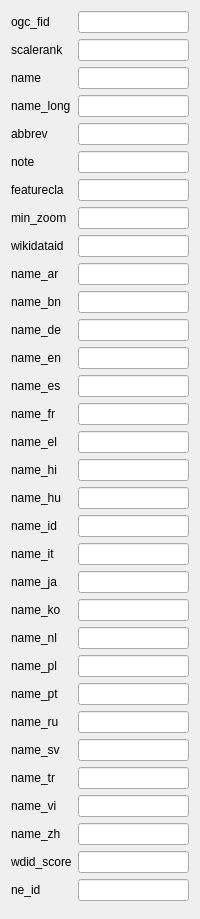
<ui version="4.0"><widget class="QWidget"><layout class="QGridLayout"><item row="0" column="0"><widget class="QLabel"><property name="text"><string>ogc_fid</string></property></widget></item><item row="0" column="1"><widget name="ogc_fid" class="QLineEdit"><property name="readOnly"><bool>false</bool></property><property name="required"><bool>true</bool></property></widget></item><item row="1" column="0"><widget class="QLabel"><property name="text"><string>scalerank</string></property></widget></item><item row="1" column="1"><widget name="scalerank" class="QLineEdit"><property name="readOnly"><bool>false</bool></property><property name="required"><bool>false</bool></property></widget></item><item row="2" column="0"><widget class="QLabel"><property name="text"><string>name</string></property></widget></item><item row="2" column="1"><widget name="name" class="QLineEdit"><property name="readOnly"><bool>false</bool></property><property name="required"><bool>false</bool></property></widget></item><item row="3" column="0"><widget class="QLabel"><property name="text"><string>name_long</string></property></widget></item><item row="3" column="1"><widget name="name_long" class="QLineEdit"><property name="readOnly"><bool>false</bool></property><property name="required"><bool>false</bool></property></widget></item><item row="4" column="0"><widget class="QLabel"><property name="text"><string>abbrev</string></property></widget></item><item row="4" column="1"><widget name="abbrev" class="QLineEdit"><property name="readOnly"><bool>false</bool></property><property name="required"><bool>false</bool></property></widget></item><item row="5" column="0"><widget class="QLabel"><property name="text"><string>note</string></property></widget></item><item row="5" column="1"><widget name="note" class="QLineEdit"><property name="readOnly"><bool>false</bool></property><property name="required"><bool>false</bool></property></widget></item><item row="6" column="0"><widget class="QLabel"><property name="text"><string>featurecla</string></property></widget></item><item row="6" column="1"><widget name="featurecla" class="QLineEdit"><property name="readOnly"><bool>false</bool></property><property name="required"><bool>false</bool></property></widget></item><item row="7" column="0"><widget class="QLabel"><property name="text"><string>min_zoom</string></property></widget></item><item row="7" column="1"><widget name="min_zoom" class="QLineEdit"><property name="readOnly"><bool>false</bool></property><property name="required"><bool>false</bool></property></widget></item><item row="8" column="0"><widget class="QLabel"><property name="text"><string>wikidataid</string></property></widget></item><item row="8" column="1"><widget name="wikidataid" class="QLineEdit"><property name="readOnly"><bool>false</bool></property><property name="required"><bool>false</bool></property></widget></item><item row="9" column="0"><widget class="QLabel"><property name="text"><string>name_ar</string></property></widget></item><item row="9" column="1"><widget name="name_ar" class="QLineEdit"><property name="readOnly"><bool>false</bool></property><property name="required"><bool>false</bool></property></widget></item><item row="10" column="0"><widget class="QLabel"><property name="text"><string>name_bn</string></property></widget></item><item row="10" column="1"><widget name="name_bn" class="QLineEdit"><property name="readOnly"><bool>false</bool></property><property name="required"><bool>false</bool></property></widget></item><item row="11" column="0"><widget class="QLabel"><property name="text"><string>name_de</string></property></widget></item><item row="11" column="1"><widget name="name_de" class="QLineEdit"><property name="readOnly"><bool>false</bool></property><property name="required"><bool>false</bool></property></widget></item><item row="12" column="0"><widget class="QLabel"><property name="text"><string>name_en</string></property></widget></item><item row="12" column="1"><widget name="name_en" class="QLineEdit"><property name="readOnly"><bool>false</bool></property><property name="required"><bool>false</bool></property></widget></item><item row="13" column="0"><widget class="QLabel"><property name="text"><string>name_es</string></property></widget></item><item row="13" column="1"><widget name="name_es" class="QLineEdit"><property name="readOnly"><bool>false</bool></property><property name="required"><bool>false</bool></property></widget></item><item row="14" column="0"><widget class="QLabel"><property name="text"><string>name_fr</string></property></widget></item><item row="14" column="1"><widget name="name_fr" class="QLineEdit"><property name="readOnly"><bool>false</bool></property><property name="required"><bool>false</bool></property></widget></item><item row="15" column="0"><widget class="QLabel"><property name="text"><string>name_el</string></property></widget></item><item row="15" column="1"><widget name="name_el" class="QLineEdit"><property name="readOnly"><bool>false</bool></property><property name="required"><bool>false</bool></property></widget></item><item row="16" column="0"><widget class="QLabel"><property name="text"><string>name_hi</string></property></widget></item><item row="16" column="1"><widget name="name_hi" class="QLineEdit"><property name="readOnly"><bool>false</bool></property><property name="required"><bool>false</bool></property></widget></item><item row="17" column="0"><widget class="QLabel"><property name="text"><string>name_hu</string></property></widget></item><item row="17" column="1"><widget name="name_hu" class="QLineEdit"><property name="readOnly"><bool>false</bool></property><property name="required"><bool>false</bool></property></widget></item><item row="18" column="0"><widget class="QLabel"><property name="text"><string>name_id</string></property></widget></item><item row="18" column="1"><widget name="name_id" class="QLineEdit"><property name="readOnly"><bool>false</bool></property><property name="required"><bool>false</bool></property></widget></item><item row="19" column="0"><widget class="QLabel"><property name="text"><string>name_it</string></property></widget></item><item row="19" column="1"><widget name="name_it" class="QLineEdit"><property name="readOnly"><bool>false</bool></property><property name="required"><bool>false</bool></property></widget></item><item row="20" column="0"><widget class="QLabel"><property name="text"><string>name_ja</string></property></widget></item><item row="20" column="1"><widget name="name_ja" class="QLineEdit"><property name="readOnly"><bool>false</bool></property><property name="required"><bool>false</bool></property></widget></item><item row="21" column="0"><widget class="QLabel"><property name="text"><string>name_ko</string></property></widget></item><item row="21" column="1"><widget name="name_ko" class="QLineEdit"><property name="readOnly"><bool>false</bool></property><property name="required"><bool>false</bool></property></widget></item><item row="22" column="0"><widget class="QLabel"><property name="text"><string>name_nl</string></property></widget></item><item row="22" column="1"><widget name="name_nl" class="QLineEdit"><property name="readOnly"><bool>false</bool></property><property name="required"><bool>false</bool></property></widget></item><item row="23" column="0"><widget class="QLabel"><property name="text"><string>name_pl</string></property></widget></item><item row="23" column="1"><widget name="name_pl" class="QLineEdit"><property name="readOnly"><bool>false</bool></property><property name="required"><bool>false</bool></property></widget></item><item row="24" column="0"><widget class="QLabel"><property name="text"><string>name_pt</string></property></widget></item><item row="24" column="1"><widget name="name_pt" class="QLineEdit"><property name="readOnly"><bool>false</bool></property><property name="required"><bool>false</bool></property></widget></item><item row="25" column="0"><widget class="QLabel"><property name="text"><string>name_ru</string></property></widget></item><item row="25" column="1"><widget name="name_ru" class="QLineEdit"><property name="readOnly"><bool>false</bool></property><property name="required"><bool>false</bool></property></widget></item><item row="26" column="0"><widget class="QLabel"><property name="text"><string>name_sv</string></property></widget></item><item row="26" column="1"><widget name="name_sv" class="QLineEdit"><property name="readOnly"><bool>false</bool></property><property name="required"><bool>false</bool></property></widget></item><item row="27" column="0"><widget class="QLabel"><property name="text"><string>name_tr</string></property></widget></item><item row="27" column="1"><widget name="name_tr" class="QLineEdit"><property name="readOnly"><bool>false</bool></property><property name="required"><bool>false</bool></property></widget></item><item row="28" column="0"><widget class="QLabel"><property name="text"><string>name_vi</string></property></widget></item><item row="28" column="1"><widget name="name_vi" class="QLineEdit"><property name="readOnly"><bool>false</bool></property><property name="required"><bool>false</bool></property></widget></item><item row="29" column="0"><widget class="QLabel"><property name="text"><string>name_zh</string></property></widget></item><item row="29" column="1"><widget name="name_zh" class="QLineEdit"><property name="readOnly"><bool>false</bool></property><property name="required"><bool>false</bool></property></widget></item><item row="30" column="0"><widget class="QLabel"><property name="text"><string>wdid_score</string></property></widget></item><item row="30" column="1"><widget name="wdid_score" class="QLineEdit"><property name="readOnly"><bool>false</bool></property><property name="required"><bool>false</bool></property></widget></item><item row="31" column="0"><widget class="QLabel"><property name="text"><string>ne_id</string></property></widget></item><item row="31" column="1"><widget name="ne_id" class="QLineEdit"><property name="readOnly"><bool>false</bool></property><property name="required"><bool>false</bool></property></widget></item><item row="33" column="0" colspan="2"><spacer><property name="orientation"><enum>Qt::Vertical</enum></property></spacer></item></layout></widget></ui>
